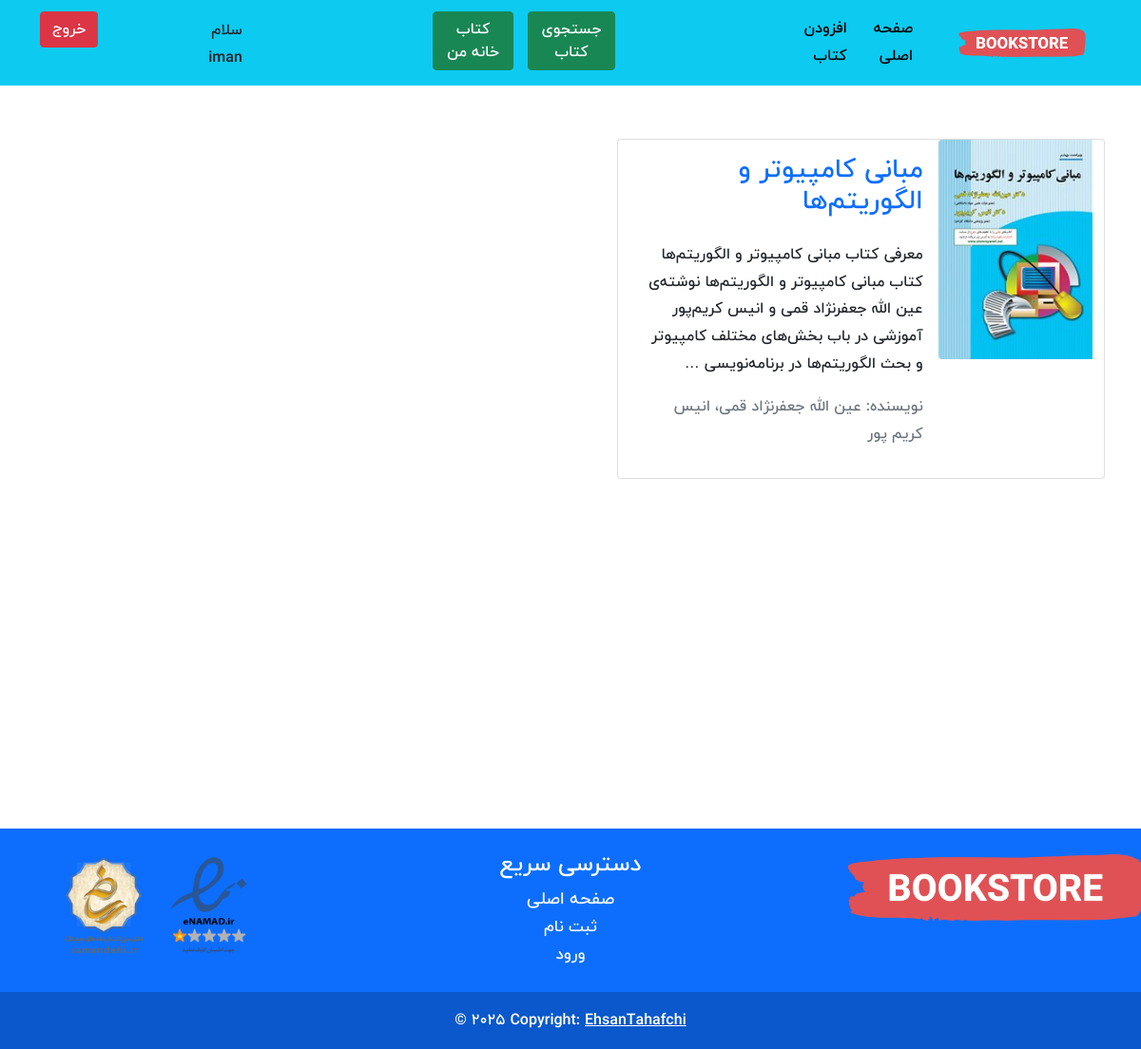
Screenshot of /favourite_book_list/ (signed in) with the database file from the repository.
### accounts/models.py (models this page shows)
class CustomUser(AbstractUser):
    age = models.PositiveIntegerField(null=True, blank=True)

### books/models.py (models this page shows, shortened)
class Book(models.Model):
    user = models.ForeignKey(get_user_model(), on_delete=models.CASCADE)
    title = models.CharField(max_length=200)
    author = models.CharField(max_length=200)
    description = models.TextField()
    price = models.DecimalField(max_digits=6, decimal_places=3)
    cover = models.ImageField(upload_to='covers/', blank=True)
    favourite = models.ManyToManyField(get_user_model(), related_name='favourite', blank=True)
    def get_absolute_url(self):
        return reverse('book_detail', args=[self.id])

### books/views.py (the view)
# urls.py: path('favourite_book_list/', favourite_book_list, name='favourite_book_list'),
def favourite_book_list(request):
    user = request.user
    favourite_books = user.favourite.all()
    return render(request, 'books/favourite_book_list.html', {'favourite_book': favourite_books})

### books/templates/books/favourite_book_list.html (shortened to what this page needs)
{% extends '_base.html' %}
{% block content %}
    <br>
    <div class="container mt-4">
        <div class="row flex-row-reverse">
            {% for book in favourite_book %}
                <div class="card m-2" style="max-width: 45%">
                    <div class="row g-0 h-100" dir="rtl">
                        <div class="col-md-4">
                            {% if book.cover %}
                                <a href="{% url 'book_detail' book.id %}"><img src="{{ book.cover.url }}" class="img-fluid rounded-start" alt="..."></a>
                            {% endif %}
                        </div>
                        <div class="col-md-8 h-100">
                            <div class="d-flex flex-column justify-content-between h-100">
                                <div class="card-body">
                                    <a class="text-decoration-none" href="{{ book.get_absolute_url }}"><h3
                                            class="card-title"><strong>{{ book.title }}</strong></h3></a>
                                    <p class="card-text pt-3">{{ book.description | truncatewords:30 }}</p>
                                    <p class="text-muted">نویسنده: {{ book.author }}</p>
                                </div>
                            </div>
                        </div>
                    </div>
                </div>
            {% endfor %}
        </div>
    </div>
    <br>
    <br>
    <br>
    <br>
    <br>
    <br>
    <br>
    <br>
    <br>
    <br>
    <br>
    <br>
    <br>
{% endblock content %}

### templates/_base.html (shortened to what this page needs)
{% load static %}
<!DOCTYPE HTML PUBLIC "-//W3C//DTD HTML 4.01//EN" "http://www.w3.org/TR/html4/strict.dtd">
<html lang="en">
<head>
    <link href="https://cdn.jsdelivr.net/npm/bootstrap@5.1.3/dist/css/bootstrap.min.css" rel="stylesheet"
>
    <link rel="stylesheet" href="{% static 'css/style.css' %}">
    <link rel="stylesheet" href="https://cdnjs.cloudflare.com/ajax/libs/font-awesome/6.5.0/css/all.min.css">
</head>
<body>
    <nav class="navbar navbar-expand-lg navbar-dark bg-info" dir="rtl">
        <div class="container">
            <a href="{% url 'book_list' %}" class="navbar-brand"><img src="{% static 'icons/logo.png' %}" alt="" height="30" class="d-inline-block align-text-top"></a>
            <div class="collapse navbar-collapse" id="navbarNav">
                <ul class="navbar-nav">
                    <li class="nav-item active">
                        <div class="cls-font">
                            <a style="color: black" class="nav-link" href="{% url 'book_list' %}"> صفحه اصلی <span class="sr-only">(current)</span></a>
                        </div>
                    </li>
                    <li class="nav-item">
                        <div class="cls-font">
                            <a style="color: black" class="nav-link" href="{% url 'book_create' %}">افزودن کتاب</a>
                        </div>
                    </li>
                    <li class="nav-item" style="margin-right: 180px;margin-top: 4px">
                        <a href="{% url 'book_search' %}"><button type="button" class="btn btn-success">جستجوی کتاب</button></a>
                    </li>
                    {% if user.is_authenticated %}
                        <li class="nav-item" style="margin-right: 15px;margin-top: 4px">
                            <a href="{% url 'favourite_book_list' %}"><button type="button" class="btn btn-success">کتاب خانه من</button></a>
                        </li>
                        <li class="nav-item" style="margin-right: 200px;margin-top: 10px">
                        <div class="font">سلام {{ user.username }}</div>
                        </li>
                        <li class="nav-item" style="margin-right: 100px;margin-top: 4px">
                            <form action="{% url 'logout' %}" method="post">
                                <button type="submit" class="btn btn-danger">خروج</button>
                            </form>
                        </li>
                    {% else %}
                        <li class="nav-item" style="margin-right: 450px;margin-top: 4px">
                            <a href="{% url 'login' %}"><button type="button" class="btn btn-success">ورود</button></a>
                            <a href="{% url 'signup' %}"><button type="button" class="btn btn-success">ثبت نام</button></a>
                        </li>
                    {% endif %}
                </ul>
            </div>
        </div>
    </nav>
{% block content %}
{% endblock content %}
<br>
<br>
<footer class="bg-primary text-white text-center text-lg-start">
    <div class="container p-4">
        <div class="row">
            <div class="col-lg-3 col-md-12 mb-4 mb-md-0">
                <img src="{% static 'icons/log.png' %}" alt="" height="110" class="d-inline-block align-text-top">
                <img src="{% static 'icons/lo.png' %}" alt="" height="110" class="d-inline-block align-text-top">
            </div>
            <div class="col-lg-6 col-md-6 mb-4 mb-md-0" style="text-align: center">
                <h4 class="text-uppercase">دسترسی سریع</h4>
                <ul class="list-unstyled mb-0">
                    <li>
                        <a style="font-size: 18px" class="link-light text-decoration-none"
                           href="{% url 'book_list' %}"> صفحه اصلی </a>
                    </li>
                    <li>
                        <a style="font-size: 17px" class="link-light text-decoration-none"
                           href="{% url 'signup' %}">ثبت نام</a>
                    </li>
                    <li>
                        <a style="font-size: 17px" class="link-light text-decoration-none"
                           href="{% url 'login' %}">ورود</a>
                    </li>
                </ul>
            </div>
            <div class="col-lg-3 col-md-6 mb-4 mb-md-0">
                <img src="{% static 'icons/logo.png' %}" alt="" height="70" class="d-inline-block align-text-top">
            </div>
        </div>
    </div>
    <div class="text-center p-3" style="background-color: rgba(0, 0, 0, 0.2);">
        © 2025 Copyright:
        <a class="text-white" href="{% url 'book_list' %}">EhsanTahafchi</a>
    </div>
</footer>
</body>
</html>

### static/css/style.css (style rules this page uses)
* { font-family: 'BYekan', sans-serif; line-height: 1.8rem; }

### rows the page displays
CustomUser: username "iman"
Book: cover (picture), title "مبانی کامپیوتر و الگوریتم‌ها", description "معرفی کتاب مبانی کامپیوتر و الگوریتم‌ها کتاب مبانی کامپیوتر و الگوریتم‌ها نوشته‌ی عین الله جعفرنژاد قمی و انیس کریم‌پور آموزشی در باب بخش‌های مختلف کامپیوتر و بحث الگوریتم‌ها در برنامه‌نویسی …", author "عین الله جعفرنژاد قمی، انیس کریم پور"
